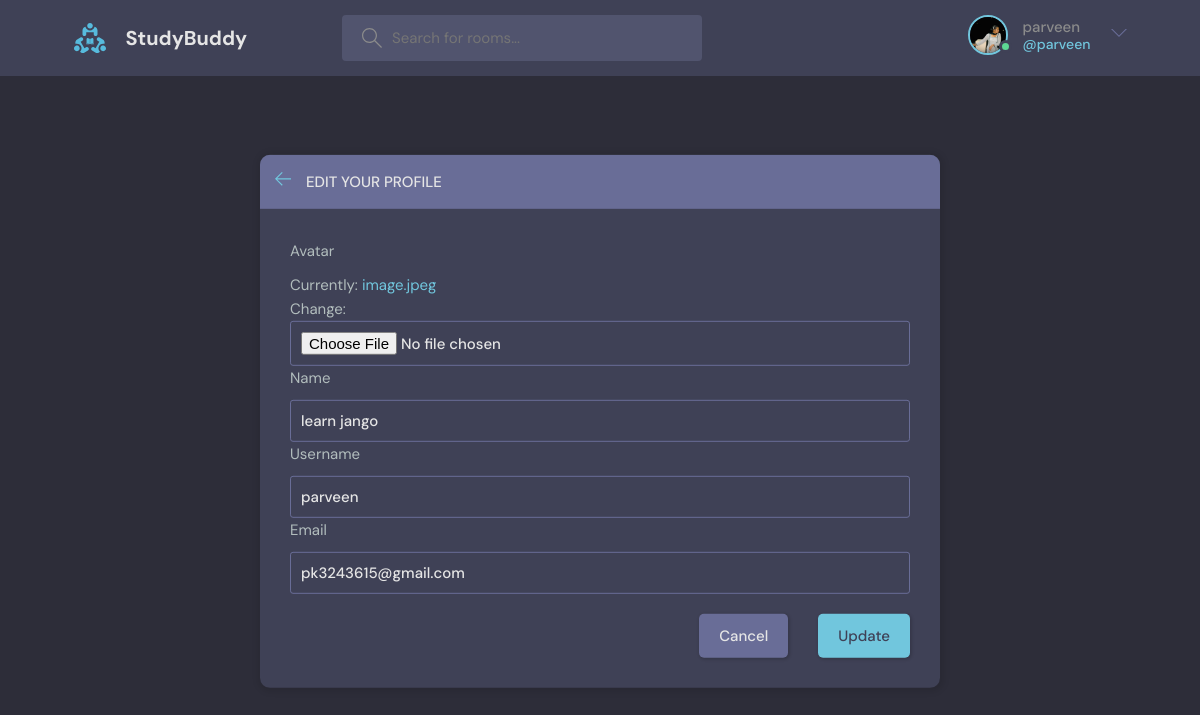
The page /update-profile/ (signed in) on the database its author committed.
### base/models.py (models this page shows)
class User(AbstractUser):
      name = models.CharField(max_length=200, null=True)
      email = models.EmailField(unique=True, null=True)
      bio =models.TextField(max_length=250, null=True)
      avatar = models.ImageField(null=True, default="avatar.svg")
      USERNAME_FIELD='email'
      REQUIRED_FIELDS = ['username']

### base/views.py (the view)
# urls.py: path('update-profile/', views.updateProfile, name='update-profile'),
@login_required(login_url='login')
def updateProfile(request):
    user = request.user
    form= UserForm(instance=request.user)
    if request.method == 'POST':
        form=UserForm(request.POST,request.FILES, instance=request.user)
        if form.is_valid():
            form.save()
            return redirect('user-profile', pk=user.id )
    return render(request, 'base/update-profile.html', {'form':form})

### base/forms.py
class UserForm(ModelForm):
    class Meta:
        model=User
        fields=["avatar", "name","username", "email"]

### base/templates/base/update-profile.html (shortened to what this page needs)
{% extends 'main.html' %}
{% block content %}
    <main class="update-account layout">
        <div class="container">
            <div class="layout__box">
                <div class="layout__boxHeader">
                    <div class="layout__boxTitle">
                        <a href="{{request.META.HTTP_REFERER}}">
                            <svg version="1.1" xmlns="http://www.w3.org/2000/svg" width="32" height="32"
                                viewBox="0 0 32 32">
                                <title>arrow-left</title>
                                <path
                                    d="M13.723 2.286l-13.723 13.714 13.719 13.714 1.616-1.611-10.96-10.96h27.625v-2.286h-27.625l10.965-10.965-1.616-1.607z">
                                </path>
                            </svg>
                        </a>
                        <h3>Edit your profile</h3>
                    </div>
                </div>
                <div class="layout__body">
                    <form class="form" action="#" method="POST" enctype="multipart/form-data">
              <div class="form__group">
                {% for field in form %}
                <label for="{{field.label}}">{{field.label}}</label>
                {{field}}
                {% endfor %}
              </div>
                        <div class="form__action">
                            <a class="btn btn--dark" href="{{request.META.HTTP_REFERER}}">Cancel</a>
                            <button class="btn btn--main" type="submit">Update</button>
                        </div>
                    </form>
                </div>
            </div>
        </div>
      </div>
    {% endblock %}

### templates/navbar.html (shortened to what this page needs)
    {% load static %}
    <header class="header header--loggedIn">
      <div class="container">
        <a href="{% url 'home' %}" class="header__logo">
          <img src="{% static 'images/logo.svg' %}" alt=""/>
          <h1>StudyBuddy</h1>
        </a>
        <form class="header__search" action="{% url 'home' %}" method="GET" >
          <label>
            <input name="q" type="text" placeholder="Search for rooms..." />
          </label>
        </form>
        <nav class="header__menu">
          {% if request.user.is_authenticated %}
          <div class="header__user">
            <a href="{% url 'user-profile' user.id %}">
              <div class="avatar avatar--medium active">
                <img src="{{request.user.avatar.url}}" />
              </div>
              <p>{{request.user.username}} <span>@{{request.user.username}}</span></p>
            </a>
            <button class="dropdown-button" >
              <svg version="1.1" xmlns="http://www.w3.org/2000/svg" width="32" height="32" viewBox="0 0 32 32">
                <title>chevron-down</title>
                <path d="M16 21l-13-13h-3l16 16 16-16h-3l-13 13z"></path>
              </svg>
            </button>
          </div>
          {% else %}
          <a href="{% url 'login'  %}">
            <img src="{% static 'images/avatar.svg' %}" alt="" />
            <p>Login</p>
          </a>
          {% endif %}
        </nav>
      </div>
    </header>

### rows shown on the page
User: user.avatar (picture), user.username "parveen", form "learn jango" "parveen" "pk3243615@gmail.com"

### other values the page prints
{{ field.label }} "Avatar" "Name" "Username" "Email"
